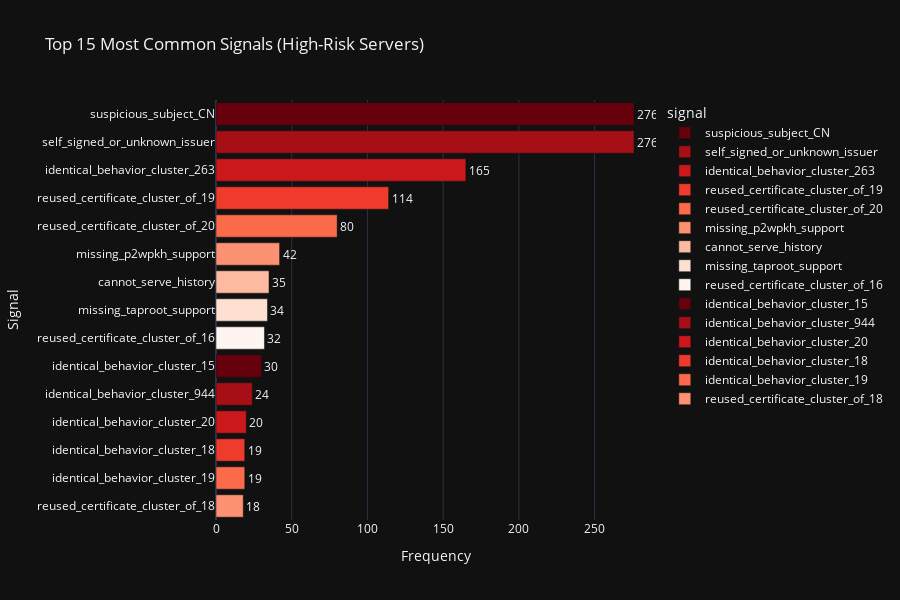

Notebook code for this chart:
### Markdown cell above
## Most Common Signals in High-Risk Servers
This graph shows the most frequent signals found specifically within the high-risk server group.

### Code cell
fig = px.bar(
    top_signals_high_risk,
    x="count",
    y="signal",
    orientation="h",
    title="Top 15 Most Common Signals (High-Risk Servers)",
    color="signal",
    color_discrete_sequence=px.colors.sequential.Reds_r,
    text="count"
)

fig.update_layout(
    template="plotly_dark",
    height=600,
    xaxis_title="Frequency",
    yaxis_title="Signal",
)

fig.update_traces(textposition="outside")

fig.show()

### Figure 1 — Plotly figure (JSON) as saved in the notebook; plotly's stock layout.template omitted (floating-point values rounded to 4 significant figures)
{"data": [{"hovertemplate": "signal=%{y}<br>count=%{text}<extra></extra>", "legendgroup": "suspicious_subject_CN", "marker": {"color": "rgb(103,0,13)", "pattern": {"shape": ""}}, "name": "suspicious_subject_CN", "orientation": "h", "showlegend": true, "text": [276.0], "textposition": "outside", "type": "bar", "x": [276], "xaxis": "x", "y": ["suspicious_subject_CN"], "yaxis": "y"}, {"hovertemplate": "signal=%{y}<br>count=%{text}<extra></extra>", "legendgroup": "self_signed_or_unknown_issuer", "marker": {"color": "rgb(165,15,21)", "pattern": {"shape": ""}}, "name": "self_signed_or_unknown_issuer", "orientation": "h", "showlegend": true, "text": [276.0], "textposition": "outside", "type": "bar", "x": [276], "xaxis": "x", "y": ["self_signed_or_unknown_issuer"], "yaxis": "y"}, {"hovertemplate": "signal=%{y}<br>count=%{text}<extra></extra>", "legendgroup": "identical_behavior_cluster_263", "marker": {"color": "rgb(203,24,29)", "pattern": {"shape": ""}}, "name": "identical_behavior_cluster_263", "orientation": "h", "showlegend": true, "text": [165.0], "textposition": "outside", "type": "bar", "x": [165], "xaxis": "x", "y": ["identical_behavior_cluster_263"], "yaxis": "y"}, {"hovertemplate": "signal=%{y}<br>count=%{text}<extra></extra>", "legendgroup": "reused_certificate_cluster_of_19", "marker": {"color": "rgb(239,59,44)", "pattern": {"shape": ""}}, "name": "reused_certificate_cluster_of_19", "orientation": "h", "showlegend": true, "text": [114.0], "textposition": "outside", "type": "bar", "x": [114], "xaxis": "x", "y": ["reused_certificate_cluster_of_19"], "yaxis": "y"}, {"hovertemplate": "signal=%{y}<br>count=%{text}<extra></extra>", "legendgroup": "reused_certificate_cluster_of_20", "marker": {"color": "rgb(251,106,74)", "pattern": {"shape": ""}}, "name": "reused_certificate_cluster_of_20", "orientation": "h", "showlegend": true, "text": [80.0], "textposition": "outside", "type": "bar", "x": [80], "xaxis": "x", "y": ["reused_certificate_cluster_of_20"], "yaxis": "y"}, {"hovertemplate": "signal=%{y}<br>count=%{text}<extra></extra>", "legendgroup": "missing_p2wpkh_support", "marker": {"color": "rgb(252,146,114)", "pattern": {"shape": ""}}, "name": "missing_p2wpkh_support", "orientation": "h", "showlegend": true, "text": [42.0], "textposition": "outside", "type": "bar", "x": [42], "xaxis": "x", "y": ["missing_p2wpkh_support"], "yaxis": "y"}, {"hovertemplate": "signal=%{y}<br>count=%{text}<extra></extra>", "legendgroup": "cannot_serve_history", "marker": {"color": "rgb(252,187,161)", "pattern": {"shape": ""}}, "name": "cannot_serve_history", "orientation": "h", "showlegend": true, "text": [35.0], "textposition": "outside", "type": "bar", "x": [35], "xaxis": "x", "y": ["cannot_serve_history"], "yaxis": "y"}, {"hovertemplate": "signal=%{y}<br>count=%{text}<extra></extra>", "legendgroup": "missing_taproot_support", "marker": {"color": "rgb(254,224,210)", "pattern": {"shape": ""}}, "name": "missing_taproot_support", "orientation": "h", "showlegend": true, "text": [34.0], "textposition": "outside", "type": "bar", "x": [34], "xaxis": "x", "y": ["missing_taproot_support"], "yaxis": "y"}, {"hovertemplate": "signal=%{y}<br>count=%{text}<extra></extra>", "legendgroup": "reused_certificate_cluster_of_16", "marker": {"color": "rgb(255,245,240)", "pattern": {"shape": ""}}, "name": "reused_certificate_cluster_of_16", "orientation": "h", "showlegend": true, "text": [32.0], "textposition": "outside", "type": "bar", "x": [32], "xaxis": "x", "y": ["reused_certificate_cluster_of_16"], "yaxis": "y"}, {"hovertemplate": "signal=%{y}<br>count=%{text}<extra></extra>", "legendgroup": "identical_behavior_cluster_15", "marker": {"color": "rgb(103,0,13)", "pattern": {"shape": ""}}, "name": "identical_behavior_cluster_15", "orientation": "h", "showlegend": true, "text": [30.0], "textposition": "outside", "type": "bar", "x": [30], "xaxis": "x", "y": ["identical_behavior_cluster_15"], "yaxis": "y"}, {"hovertemplate": "signal=%{y}<br>count=%{text}<extra></extra>", "legendgroup": "identical_behavior_cluster_944", "marker": {"color": "rgb(165,15,21)", "pattern": {"shape": ""}}, "name": "identical_behavior_cluster_944", "orientation": "h", "showlegend": true, "text": [24.0], "textposition": "outside", "type": "bar", "x": [24], "xaxis": "x", "y": ["identical_behavior_cluster_944"], "yaxis": "y"}, {"hovertemplate": "signal=%{y}<br>count=%{text}<extra></extra>", "legendgroup": "identical_behavior_cluster_20", "marker": {"color": "rgb(203,24,29)", "pattern": {"shape": ""}}, "name": "identical_behavior_cluster_20", "orientation": "h", "showlegend": true, "text": [20.0], "textposition": "outside", "type": "bar", "x": [20], "xaxis": "x", "y": ["identical_behavior_cluster_20"], "yaxis": "y"}, {"hovertemplate": "signal=%{y}<br>count=%{text}<extra></extra>", "legendgroup": "identical_behavior_cluster_18", "marker": {"color": "rgb(239,59,44)", "pattern": {"shape": ""}}, "name": "identical_behavior_cluster_18", "orientation": "h", "showlegend": true, "text": [19.0], "textposition": "outside", "type": "bar", "x": [19], "xaxis": "x", "y": ["identical_behavior_cluster_18"], "yaxis": "y"}, {"hovertemplate": "signal=%{y}<br>count=%{text}<extra></extra>", "legendgroup": "identical_behavior_cluster_19", "marker": {"color": "rgb(251,106,74)", "pattern": {"shape": ""}}, "name": "identical_behavior_cluster_19", "orientation": "h", "showlegend": true, "text": [19.0], "textposition": "outside", "type": "bar", "x": [19], "xaxis": "x", "y": ["identical_behavior_cluster_19"], "yaxis": "y"}, {"hovertemplate": "signal=%{y}<br>count=%{text}<extra></extra>", "legendgroup": "reused_certificate_cluster_of_18", "marker": {"color": "rgb(252,146,114)", "pattern": {"shape": ""}}, "name": "reused_certificate_cluster_of_18", "orientation": "h", "showlegend": true, "text": [18.0], "textposition": "outside", "type": "bar", "x": [18], "xaxis": "x", "y": ["reused_certificate_cluster_of_18"], "yaxis": "y"}], "layout": {"barmode": "relative", "height": 600, "legend": {"title": {"text": "signal"}, "tracegroupgap": 0}, "title": {"text": "Top 15 Most Common Signals (High-Risk Servers)"}, "xaxis": {"anchor": "y", "domain": [0, 1], "title": {"text": "Frequency"}}, "yaxis": {"anchor": "x", "categoryarray": ["reused_certificate_cluster_of_18", "identical_behavior_cluster_19", "identical_behavior_cluster_18", "identical_behavior_cluster_20", "identical_behavior_cluster_944", "identical_behavior_cluster_15", "reused_certificate_cluster_of_16", "missing_taproot_support", "cannot_serve_history", "missing_p2wpkh_support", "reused_certificate_cluster_of_20", "reused_certificate_cluster_of_19", "identical_behavior_cluster_263", "self_signed_or_unknown_issuer", "suspicious_subject_CN"], "categoryorder": "array", "domain": [0, 1], "title": {"text": "Signal"}}}}
